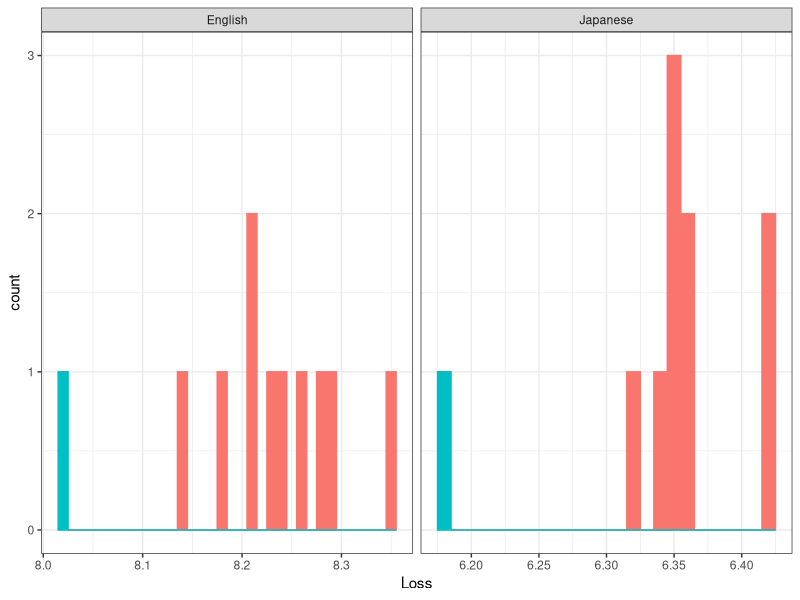

The R script that drew this image:
best = read.csv("../strongest_models/best-two-lambda09-best-balanced.csv")

library(dplyr)
library(tidyr)

data = read.csv("bigrams_results.tsv", sep="\t")

data = merge(data, best %>% select(Language, Model) %>% rename(BestModel = Model), by=c("Language"))

data$Directory = as.character(data$Directory)
#data[data$Model == "RANDOM",]$Directory = "manual_output_funchead_RANDOM"
data = data %>% filter(Directory == "manual_output_funchead_RANDOM" | Model == BestModel)
data = data %>% filter(Directory %in% c("manual_output_funchead_two_coarse_lambda09_best_balanced", "manual_output_funchead_RANDOM"))

library(ggplot2)

plot = ggplot(data=data, aes(x=Loss, group=Directory, color=Directory, fill = Directory)) + 
      geom_histogram(binwidth=0.01)  + facet_grid(~Language, , scales="free") + theme_bw() + theme(legend.position="none")

ggsave(plot=plot, filename="bigrams.pdf", width=8, height=3)
